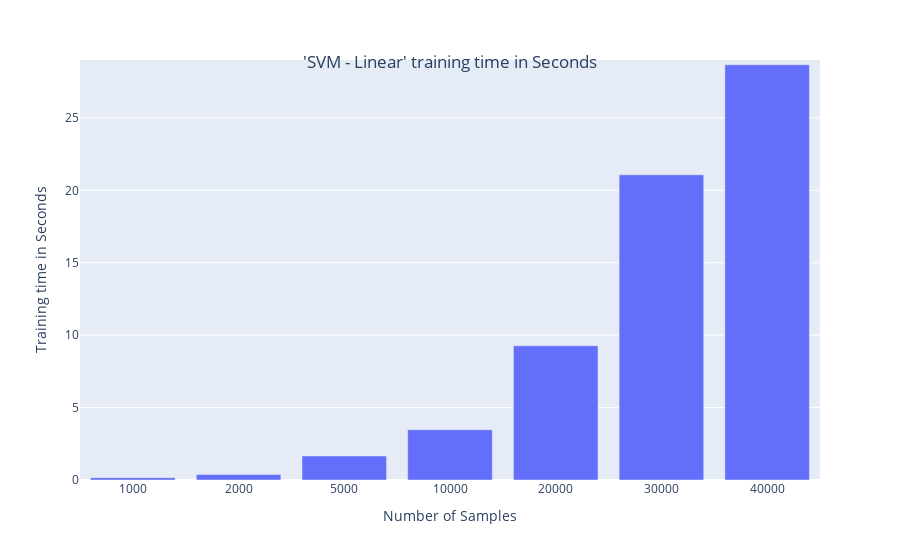

Write notebook code for a chart like this one.
### Code cell
import plotly.express as px

fig = px.bar(x=training_sizes, y=training_time,range_y = [0,29])

fig.update_layout(xaxis_type='category',
                  xaxis_title="Number of Samples",
                  yaxis_title="Training time in Seconds",
                  title={
                        'text': "'SVM - Linear' training time in Seconds",
                        'y':0.9,
                        'x':0.5,
                        'xanchor': 'center',
                        'yanchor': 'top'})

fig.show()

### Figure 1 — Plotly figure (JSON) as saved in the notebook; plotly's stock layout.template omitted (floating-point values rounded to 4 significant figures)
{"data": [{"alignmentgroup": "True", "hovertemplate": "x=%{x}<br>y=%{y}<extra></extra>", "legendgroup": "", "marker": {"color": "#636efa"}, "name": "", "offsetgroup": "", "orientation": "v", "showlegend": false, "textposition": "auto", "type": "bar", "x": [1000, 2000, 5000, 10000, 20000, 30000, 40000], "xaxis": "x", "y": [0.1636, 0.3779, 1.658, 3.471, 9.268, 21.07, 28.67], "yaxis": "y"}], "layout": {"autosize": true, "barmode": "relative", "legend": {"tracegroupgap": 0}, "margin": {"t": 60}, "title": {"text": "'SVM - Linear' training time in Seconds", "x": 0.5, "xanchor": "center", "y": 0.9, "yanchor": "top"}, "xaxis": {"anchor": "y", "autorange": true, "domain": [0, 1], "range": [-0.5, 6.5], "title": {"text": "Number of Samples"}, "type": "category"}, "yaxis": {"anchor": "x", "domain": [0, 1], "range": [0, 29], "title": {"text": "Training time in Seconds"}, "type": "linear"}}}
